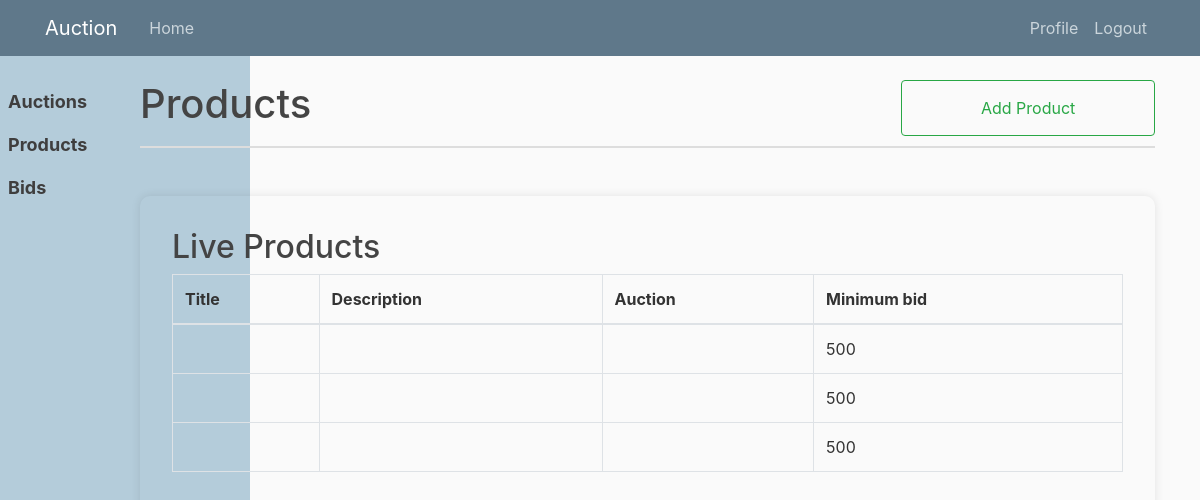
The page /products/ (signed in) on the database as committed earlier.
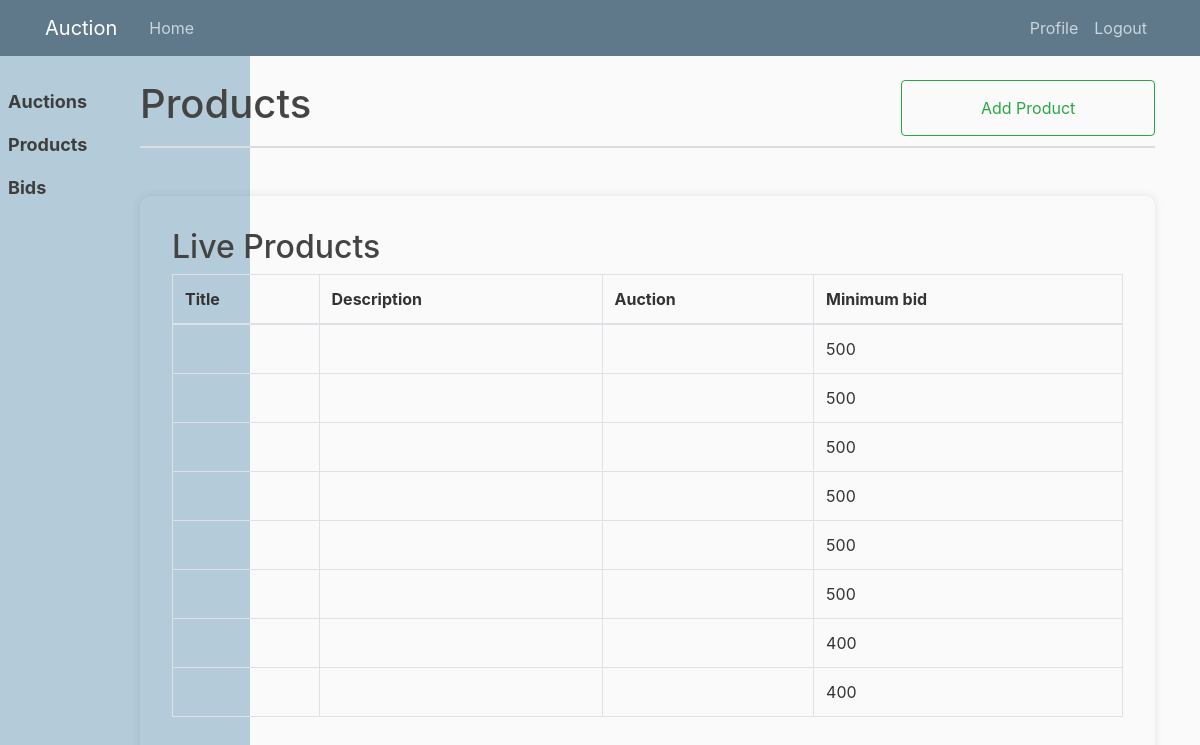
The same page on the database as committed later.
### auction/models.py (models this page shows, shortened)
class Product(DirtyFieldsMixin, TimeStampedModel, TitleDescriptionModel, models.Model):
    STATUS_CHOICES = (
        ('sold', 'SOLD'),
        ('live', 'LIVE'),
        ('inactive', 'INACTIVE'),
    )
    minimum_bid = models.IntegerField()
    seller = models.ForeignKey(Seller, on_delete=models.CASCADE)
    auction = models.ForeignKey(
        Auction, on_delete=models.CASCADE, null=True, blank=True)
    status = models.CharField(choices=STATUS_CHOICES, max_length=15)

### auction/views.py (the view)
# urls.py: path('products/', views.ProductListView.as_view(), name='products-list'),
class ProductListView(LoginRequiredMixin, View):
    def get(self, request, *args, **kwargs):
        if request.user.user_type == 'Seller':
            products = Product.objects.filter(seller=request.user.seller)
        elif request.user.user_type == 'Buyer':
            products = Product.objects.filter(auction__status='live')
        return render(request, 'auction/product_list.html', {
            'products': products,
        })

### auction/templates/auction/product_list.html (shortened to what this page needs)
{% extends "base.html" %}
{% block content %}
<div class="title-container">
  <h1>Products</h1>
  {% if user.user_type == 'Seller' %}
  <a class="btn btn-outline-success w-25 anchor-btn" href="{% url 'product-create' %}">
    Add Product
  </a>
  {% endif %}
</div>
<div class="container mt-5 table-cont">
  <h2>Live Products</h2>
  <table class="table table-bordered">
    <thead>
      <tr>
        <th>Title</th>
        <th>Description</th>
        <th>Auction</th>
        <th>Minimum bid</th>
      </tr>
    </thead>
    <tbody>
      {% for product in products %}
      <tr>
        <td>
        </td>
        <td>{{ product.description }}</td>
        <td>{{ product.auction.title }}</td>
        <td>{{ product.minimum_bid }}</td>
      </tr>
      {% endfor %}
    </tbody>
  </table>
</div>
{% endblock content %}

Rows that differ between the two databases and show on the page:
added Product: minimum_bid "500"
added Product: minimum_bid "500"
added Product: minimum_bid "500"
added Product: minimum_bid "400"
added Product: minimum_bid "400"
